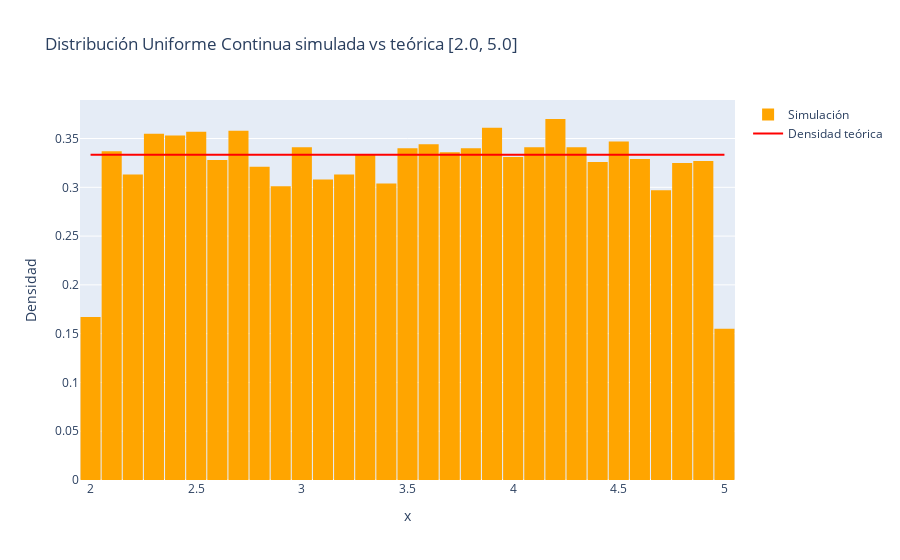

Source (notebook cell):
### Code cell
# Gráfico
fig = go.Figure()
fig.add_trace(go.Histogram(
    x=uniforme_continua,
    nbinsx=40,
    histnorm='probability density',
    marker_color='orange',
    name='Simulación'
))
fig.add_trace(go.Scatter(
    x=x_vals,
    y=y_vals,
    mode='lines',
    name='Densidad teórica',
    line=dict(color='red')
))
fig.update_layout(
    title=f'Distribución Uniforme Continua simulada vs teórica [{a:.1f}, {b:.1f}]',
    xaxis_title='x',
    yaxis_title='Densidad',
    bargap=0.05
)
fig.show()

### Figure 1 — Plotly figure (JSON) as saved in the notebook; plotly's stock layout.template omitted (floating-point values rounded to 4 significant figures; data arrays with more than 128 entries replaced by an {"elided": "..."} marker saying what was removed)
{"data": [{"histnorm": "probability density", "marker": {"color": "orange"}, "name": "Simulación", "nbinsx": 40, "type": "histogram", "x": {"elided": "10000 float values"}}, {"line": {"color": "red"}, "mode": "lines", "name": "Densidad teórica", "type": "scatter", "x": {"elided": "300 float values"}, "y": {"elided": "300 float values"}}], "layout": {"bargap": 0.05, "title": {"text": "Distribución Uniforme Continua simulada vs teórica [2.0, 5.0]"}, "xaxis": {"title": {"text": "x"}}, "yaxis": {"title": {"text": "Densidad"}}}}
